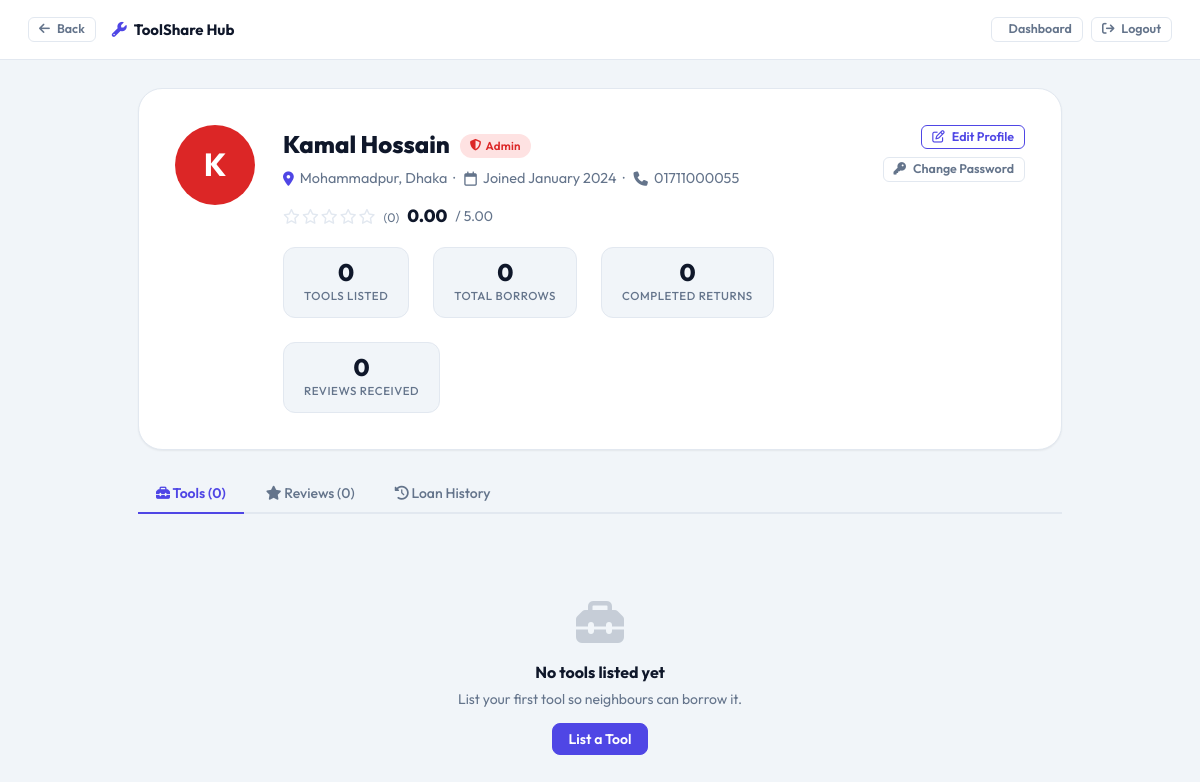
/profile.php (signed in), run on the app's committed database.
### tables this page shows
CREATE TABLE `member` (
  `member_id` int(11) NOT NULL AUTO_INCREMENT,
  `name` varchar(150) NOT NULL,
  `email` varchar(150) NOT NULL,
  `phone` varchar(20) DEFAULT NULL,
  `password` varchar(255) NOT NULL,
  `area_id` int(11) NOT NULL,
  `avg_rating` decimal(3,2) DEFAULT 0.00,
  `total_loans` int(11) DEFAULT 0,
  `is_banned` tinyint(1) NOT NULL DEFAULT 0,
  `profile_bio` text DEFAULT NULL,
  `role` enum('Admin','Member') DEFAULT 'Member',
  `created_at` datetime DEFAULT current_timestamp(),
  PRIMARY KEY (`member_id`),
  UNIQUE KEY `email` (`email`),
  KEY `area_id` (`area_id`),
  CONSTRAINT `member_ibfk_1` FOREIGN KEY (`area_id`) REFERENCES `area` (`area_id`)
);

CREATE TABLE `area` (
  `area_id` int(11) NOT NULL AUTO_INCREMENT,
  `area_name` varchar(100) NOT NULL,
  `district` varchar(100) NOT NULL,
  PRIMARY KEY (`area_id`)
);

### profile.php (the view, shortened to what this page needs)
<?php
require_once 'db.php';
$viewer_id   = (int)$_SESSION['member_id'];
$viewer_role = $_SESSION['role'] ?? 'Member';
$target_id   = (int)($_GET['id'] ?? $viewer_id);
$member = fetchOne("
    SELECT m.*, a.area_name, a.district
    FROM Member m
    JOIN Area a ON m.area_id=a.area_id
    WHERE m.member_id=$target_id
");
$is_own_profile = ($viewer_id === $target_id);
$is_admin       = ($viewer_role === 'Admin');
$review_count = fetchOne("
    SELECT COUNT(*) AS cnt FROM Review WHERE reviewee_id=$target_id
")['cnt'];
$tools_count = fetchOne("
    SELECT COUNT(*) AS cnt FROM Tool WHERE owner_id=$target_id
")['cnt'];
$loans_count = fetchOne("
    SELECT COUNT(*) AS cnt FROM Loan_Record
    WHERE borrower_id=$target_id AND status='Returned'
")['cnt'];
$their_tools = fetchAll("
    SELECT t.*, c.name AS cat_name,
           COUNT(lr.loan_id) AS borrow_count
    FROM Tool t
    JOIN Category c ON t.category_id=c.category_id
    LEFT JOIN Loan_Record lr ON lr.tool_id=t.tool_id
    WHERE t.owner_id=$target_id
    GROUP BY t.tool_id
    ORDER BY t.status='Available' DESC, t.created_at DESC
");
$back_url = $is_admin ? 'admin_dashboard.php?section=members' : 'user_dashboard.php?section=browse';
?>
<!DOCTYPE html>
<html lang="en">
<head>
    <link rel="stylesheet" href="assets/style.css">
    <link rel="stylesheet" href="https://cdnjs.cloudflare.com/ajax/libs/font-awesome/6.5.0/css/all.min.css">
</head>
<body style="background:var(--bg);">
    <nav style="background:var(--card);border-bottom:1px solid var(--border);padding:0 28px;height:60px;display:flex;align-items:center;gap:16px;position:sticky;top:0;z-index:100;">
        <a href="<?= $back_url ?>" class="btn btn-ghost btn-sm">
            <i class="fa-solid fa-arrow-left"></i> Back
        </a>
        <span style="font-weight:700;color:var(--text);display:flex;align-items:center;gap:7px;">
            <i class="fa-solid fa-wrench" style="color:var(--primary);"></i>
            ToolShare Hub
        </span>
        <div style="margin-left:auto;display:flex;gap:8px;">
            <a href="<?= $is_admin ? 'admin_dashboard.php' : 'user_dashboard.php' ?>" class="btn btn-ghost btn-sm">
                <i class="fa-solid fa-grid-2"></i> Dashboard
            </a>
            <a href="logout.php" class="btn btn-ghost btn-sm">
                <i class="fa-solid fa-arrow-right-from-bracket"></i> Logout
            </a>
        </div>
    </nav>
    <div style="padding:28px;max-width:980px;margin:0 auto;" class="fade-in">
        <div class="profile-hero">
            <div class="avatar xl" style="
            flex-shrink:0;
            font-size:2rem;
            background:<?= $member['role'] === 'Admin' ? 'var(--danger)' : 'var(--primary)' ?>;
        ">
                <?= strtoupper(substr($member['name'], 0, 1)) ?>
            </div>
            <div class="profile-hero-right">
                <div style="display:flex;align-items:center;gap:10px;flex-wrap:wrap;">
                    <div class="profile-hero-name"><?= htmlspecialchars($member['name']) ?></div>
                    <?php if ($member['role'] === 'Admin'): ?>
                        <span class="badge badge-danger"><i class="fa-solid fa-shield-halved"></i> Admin</span>
                    <?php endif; ?>
                </div>
                <div class="profile-hero-sub">
                    <i class="fa-solid fa-location-dot" style="color:var(--primary);"></i>
                    <?= htmlspecialchars($member['area_name']) ?>, <?= htmlspecialchars($member['district']) ?>
                    &nbsp;·&nbsp;
                    <i class="fa-regular fa-calendar"></i>
                    Joined <?= date('F Y', strtotime($member['created_at'])) ?>
                    <?php if ($member['phone'] && ($is_own_profile || $is_admin)): ?>
                        &nbsp;·&nbsp;
                        <i class="fa-solid fa-phone"></i>
                        <?= htmlspecialchars($member['phone']) ?>
                    <?php endif; ?>
                </div>
                <div style="display:flex;align-items:center;gap:8px;margin-bottom:16px;">
                    <?= stars($member['avg_rating'], $review_count) ?>
                    <span style="font-size:1.1rem;font-weight:800;color:var(--text);">
                        <?= number_format($member['avg_rating'], 2) ?>
                    </span>
                    <span style="color:var(--text-muted);font-size:.875rem;">
                        / 5.00
                    </span>
                </div>
                <div class="profile-stats-row">
                    <div class="profile-stat-item">
                        <div class="val"><?= $tools_count ?></div>
                        <div class="lbl">Tools Listed</div>
                    </div>
                    <div class="profile-stat-item">
                        <div class="val"><?= $member['total_loans'] ?></div>
                        <div class="lbl">Total Borrows</div>
                    </div>
                    <div class="profile-stat-item">
                        <div class="val"><?= $loans_count ?></div>
                        <div class="lbl">Completed Returns</div>
                    </div>
                    <div class="profile-stat-item">
                        <div class="val"><?= $review_count ?></div>
                        <div class="lbl">Reviews Received</div>
                    </div>
                </div>
            </div>
            <div style="display:flex;flex-direction:column;gap:8px;align-items:flex-end;">
                <?php if ($is_own_profile): ?>
                    <button class="btn btn-outline btn-sm" data-modal-open="modal-edit-profile">
                        <i class="fa-regular fa-pen-to-square"></i> Edit Profile
                    </button>
                    <button class="btn btn-ghost btn-sm" data-modal-open="modal-change-password">
                        <i class="fa-solid fa-key"></i> Change Password
                    </button>
                <?php endif; ?>
            </div>
        </div>
        <div class="tab-nav">
            <button class="tab-btn active" onclick="switchTab('tools', this)">
                <i class="fa-solid fa-toolbox"></i> Tools (<?= $tools_count ?>)
            </button>
            <button class="tab-btn" onclick="switchTab('reviews', this)">
                <i class="fa-solid fa-star"></i> Reviews (<?= $review_count ?>)
            </button>
            <?php if ($is_own_profile || $is_admin): ?>
                <button class="tab-btn" onclick="switchTab('history', this)">
                    <i class="fa-solid fa-clock-rotate-left"></i> Loan History
                </button>
            <?php endif; ?>
        </div>
        <div class="tab-panel active" id="tab-tools">
            <?php if ($their_tools): ?>
                <div class="tools-grid">
                    <?php foreach ($their_tools as $t): ?>
                        <div class="tool-card">
                            <div class="tool-card-top">
                                <div class="tool-icon-wrap">
                                    <i class="<?= categoryIcon($t['cat_name']) ?>"></i>
                                </div>
                                <div class="tool-badges">
                                    <?= badge($t['status']) ?>
                                    <?= badge($t['condition']) ?>
                                </div>
                            </div>
                            <div class="tool-card-body">
                                <div class="tool-name"><?= htmlspecialchars($t['name']) ?></div>
                                <div class="tool-category"><?= htmlspecialchars($t['cat_name']) ?></div>
                                <div class="tool-desc"><?= htmlspecialchars(trunc($t['description'], 80)) ?></div>
                                <div style="font-size:.78rem;color:var(--text-muted);">
                                    <i class="fa-solid fa-arrow-right-arrow-left"></i>
                                    Borrowed <?= $t['borrow_count'] ?> time<?= $t['borrow_count'] != 1 ? 's' : '' ?>
                                </div>
                            </div>
                            <div class="tool-card-footer">
                                <a href="tool_details.php?id=<?= $t['tool_id'] ?>" class="btn btn-ghost btn-sm">
                                    <i class="fa-regular fa-eye"></i> View
                                </a>
                                <?php if ($t['status'] === 'Available' && !$is_own_profile && !$member['is_banned']): ?>
                                    <a href="user_dashboard.php?section=browse" class="btn btn-primary btn-sm">
                                        <i class="fa-solid fa-paper-plane"></i> Request via Browse
                                    </a>
                                <?php endif; ?>
                            </div>
                        </div>
                    <?php endforeach; ?>
                </div>
            <?php else: ?>
                <div class="empty-state">
                    <i class="fa-solid fa-toolbox"></i>
                    <h3>No tools listed yet</h3>
                    <?php if ($is_own_profile): ?>
                        <p>List your first tool so neighbours can borrow it.</p>
                        <a href="user_dashboard.php?section=my_tools" class="btn btn-primary" style="margin-top:12px;">
                            List a Tool
                        </a>
                    <?php else: ?>
                        <p>This member hasn't listed any tools yet.</p>
                    <?php endif; ?>
                </div>
            <?php endif; ?>
        </div>
    </div>
</body>
</html>

### assets/style.css (style rules this page uses)
:root { --primary: #4F46E5; --primary-hover: #4338CA; --primary-light: #EEF2FF; --primary-dark: #1E1B4B; --success: #16A34A; --success-light: #DCFCE7; --danger: #DC2626; --danger-light: #FEE2E2; --warning: #D97706; --warning-light: #FEF3C7; --info: #0284C7; --info-light: #E0F2FE; --orange: #EA580C; --orange-light: #FFF7ED; --text: #0F172A; --text-muted: #64748B; --text-light: #94A3B8; --border: #E2E8F0; --border-focus: #A5B4FC; --bg: #F1F5F9; --card: #FFFFFF; --sidebar-bg: #1E1B4B; --sidebar-text: #A5B4FC; --sidebar-hover: rgba(99, 102, 241, 0.15); --sidebar-active-bg: rgba(79, 70, 229, 0.9); --sidebar-active-text: #FFFFFF; --shadow-sm: 0 1px 2px rgba(0,0,0,.06); --shadow: 0 1px 3px rgba(0,0,0,.1), 0 1px 2px rgba(0,0,0,.06); --shadow-md: 0 4px 6px rgba(0,0,0,.07), 0 2px 4px rgba(0,0,0,.05); --shadow-lg: 0 10px 25px rgba(0,0,0,.1), 0 4px 6px rgba(0,0,0,.05); --shadow-xl: 0 20px 40px rgba(0,0,0,.12); --radius-sm: 8px; --radius: 12px; --radius-lg: 16px; --radius-xl: 24px; --sidebar-w: 260px; --topbar-h: 64px; --transition: 0.2s cubic-bezier(0.4, 0, 0.2, 1); }
*, *::before, *::after { box-sizing: border-box; margin: 0; padding: 0; }
html { scroll-behavior: smooth; }
body { font-family: 'Outfit', system-ui, sans-serif; font-size: 15px; color: var(--text); background: var(--bg); line-height: 1.6; -webkit-font-smoothing: antialiased; }
a { color: var(--primary); text-decoration: none; transition: color var(--transition); }
h1, h2, h3, h4, h5 { font-weight: 700; line-height: 1.25; color: var(--text); }
h3 { font-size: 1.125rem; }
.avatar { width: 36px; height: 36px; border-radius: 50%; background: var(--primary); color: white; display: flex; align-items: center; justify-content: center; font-weight: 700; font-size: 0.85rem; flex-shrink: 0; text-transform: uppercase; }
.avatar.xl { width: 80px; height: 80px; font-size: 1.8rem; }
.badge { display: inline-flex; align-items: center; gap: 4px; padding: 3px 10px; border-radius: 20px; font-size: 0.72rem; font-weight: 600; letter-spacing: .02em; white-space: nowrap; }
.badge-danger { background: var(--danger-light); color: var(--danger); }
.btn { display: inline-flex; align-items: center; gap: 7px; padding: 8px 16px; border-radius: var(--radius-sm); font-size: 0.875rem; font-weight: 600; font-family: inherit; cursor: pointer; border: 1.5px solid transparent; transition: all var(--transition); white-space: nowrap; line-height: 1; }
.btn-primary { background: var(--primary); color: white; border-color: var(--primary); }
.btn-outline { background: transparent; color: var(--primary); border-color: var(--primary); }
.btn-ghost { background: transparent; color: var(--text-muted); border-color: var(--border); }
.btn-sm { padding: 5px 10px; font-size: 0.78rem; border-radius: 6px; }
.empty-state { text-align: center; padding: 60px 20px; color: var(--text-muted); }
.empty-state i { font-size: 3rem; margin-bottom: 16px; opacity: .3; display: block; }
.empty-state h3 { font-size: 1rem; color: var(--text); margin-bottom: 6px; }
.empty-state p { font-size: 0.875rem; }
.fade-in { animation: fadeIn .3s ease; }

### data on the page
member: name "K", name "Kamal Hossain", area.area_name "Mohammadpur", area.district "Dhaka", created_at "January 2024", phone "01711000055", avg_rating "0.00", total_loans "0"

### other printed values
$count "0"
$tools_count "0"
$loans_count "0"
$review_count "0"
